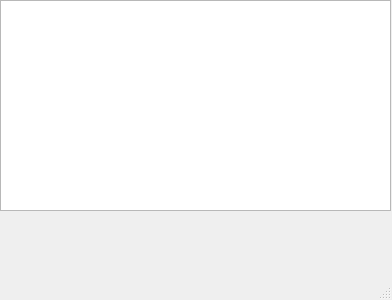
<?xml version="1.0" encoding="UTF-8"?>
<ui version="4.0">
 <class>Server</class>
 <widget class="QMainWindow" name="Server">
  <property name="geometry">
   <rect>
    <x>0</x>
    <y>0</y>
    <width>392</width>
    <height>300</height>
   </rect>
  </property>
  <property name="windowTitle">
   <string>MainWindow</string>
  </property>
  <widget class="QWidget" name="centralwidget">
   <widget class="QTextEdit" name="textEdit">
    <property name="geometry">
     <rect>
      <x>0</x>
      <y>0</y>
      <width>391</width>
      <height>211</height>
     </rect>
    </property>
    <property name="html">
     <string>&lt;!DOCTYPE HTML PUBLIC &quot;-//W3C//DTD HTML 4.0//EN&quot; &quot;http://www.w3.org/TR/REC-html40/strict.dtd&quot;&gt;
&lt;html&gt;&lt;head&gt;&lt;meta name=&quot;qrichtext&quot; content=&quot;1&quot; /&gt;&lt;style type=&quot;text/css&quot;&gt;
p, li { white-space: pre-wrap; }
&lt;/style&gt;&lt;/head&gt;&lt;body style=&quot; font-family:'Sans Serif'; font-size:9pt; font-weight:400; font-style:normal;&quot;&gt;
&lt;p style=&quot;-qt-paragraph-type:empty; margin-top:0px; margin-bottom:0px; margin-left:0px; margin-right:0px; -qt-block-indent:0; text-indent:0px;&quot;&gt;&lt;br /&gt;&lt;/p&gt;&lt;/body&gt;&lt;/html&gt;</string>
    </property>
   </widget>
  </widget>
  <widget class="QStatusBar" name="statusbar"/>
  <widget class="QMenuBar" name="menubar">
   <property name="geometry">
    <rect>
     <x>0</x>
     <y>0</y>
     <width>392</width>
     <height>20</height>
    </rect>
   </property>
  </widget>
 </widget>
 <resources/>
 <connections/>
</ui>
